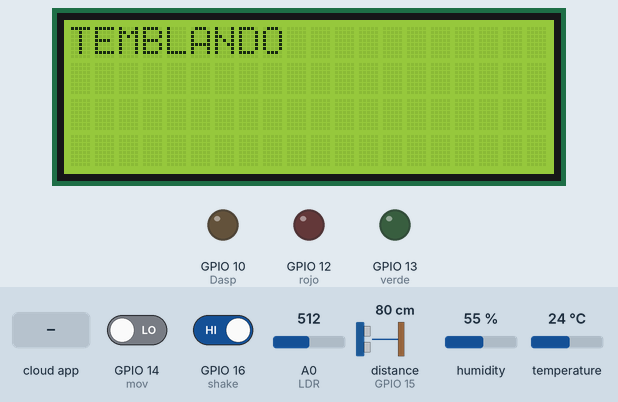
Bench run of a sketch on a simulated ESP8266 (NodeMCU). Parts: 20×4 character LCD, output pins drawn as LEDs (lit = HIGH). Inputs (shaded band) come from the test bench; at power-on: GPIO 16 (shake) HIGH, A0 (LDR) = 512, GPIO 14 (mov) LOW, distance to the obstacle (sensor on GPIO 15) 80 cm, humidity 55 %, temperature 24 °C. The echo pulse lasts 58.3 µs per cm; WiFi joins after 1.5 s; servers stay silent unless stated; the Firebase database answers and starts empty; pins used as bus, display or sensor lines are not drawn; what the sketch prints to the serial monitor is not drawn.

Above: at 3.1 s.
3.2 s: GPIO 16 (shake) driven LOW
At 8.3 s:
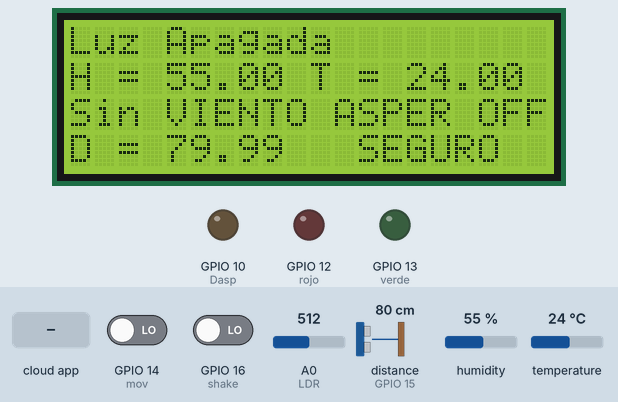
12.4 s: A0 (LDR) set to 143
16.7 s: A0 (LDR) set to 123
At 21.2 s:
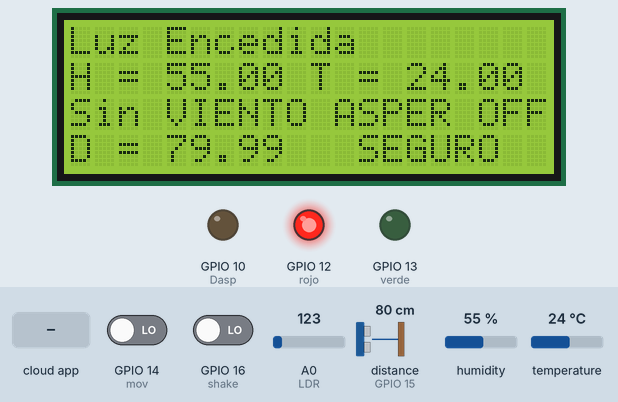
25.9 s: the phone or cloud app sets Aspersor to 1
At 30.2 s:
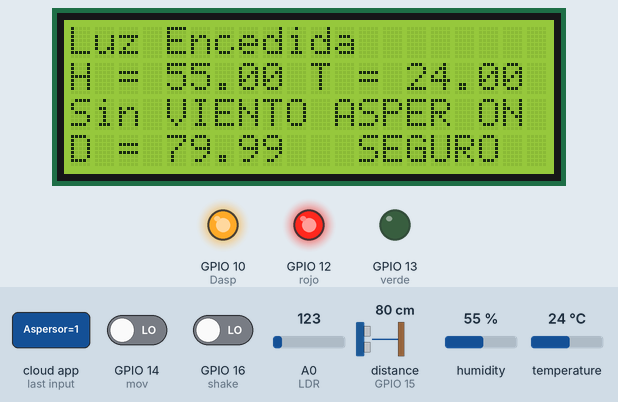
35.1 s: GPIO 14 (mov) driven HIGH
At 39.2 s:
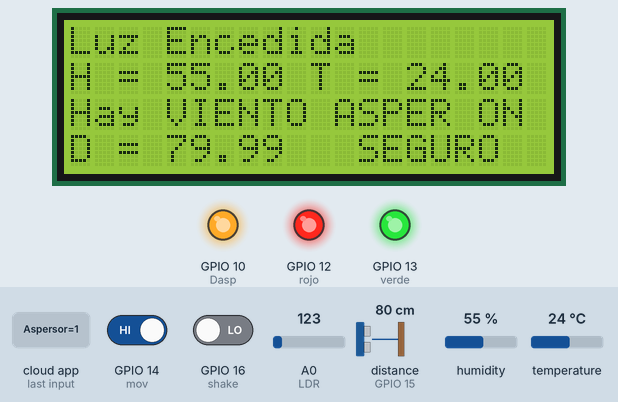
44.0 s: the phone or cloud app sets Aspersor to 0
At 48.3 s:
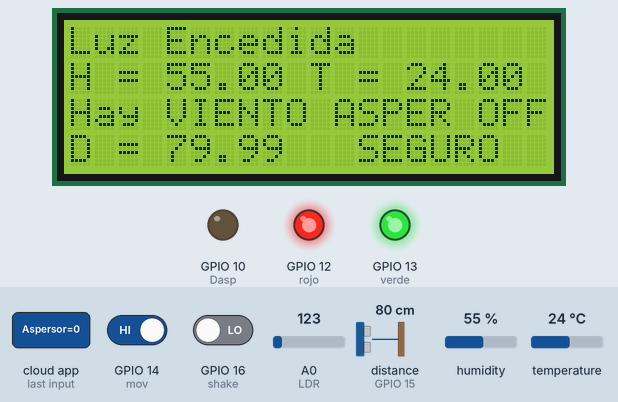
Timing chart, 0 to 49.8 s (numbered marks = the images above; inputs shaded):
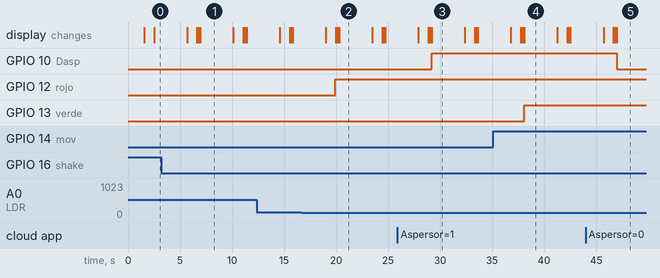

The sketch:

LCD.ino
```cpp
#include <Wire.h>
#include <LiquidCrystal_I2C.h>
#include <ESP8266WiFi.h>
#include "DHT.h"
#include <FirebaseArduino.h>
#define DHTTYPE DHT11 //DHT
#define dht_dpin 2 //Pin D4
#define FIREBASE_HOST "ejemplo-4ae78.firebaseio.com"
#define FIREBASE_AUTH "eblXoMob373cSKRjBQ5Sb4afqqVXjvThxeMfOAS3"
#define WIFI_SSID "Tec-IoT"
#define WIFI_PASSWORD "spotless.magnetic.bridge"
DHT dht(dht_dpin, DHTTYPE);
int seguro=0;
int trigger=0;
int echo=15;
int shake=16;
int fr=0;
int mov=14;
int rojo=12;
int verde=13;
int viento=0;
int rojoon=0;
int asp=25;
int Dasp=10;

LiquidCrystal_I2C lcd(0x3F,20,4);//Creamos el LCD en direccion 0x3F con 20 columnas x 4 Filas

void setup() {
  //LCD
  Serial.begin(9600);
    //FireBase
  WiFi.begin(WIFI_SSID, WIFI_PASSWORD);
  Serial.print("connecting");
  while (WiFi.status() != WL_CONNECTED) {
    Serial.print(".");
    delay(10);
  }
  Serial.println();
  Serial.print("connected: ");
  Serial.println(WiFi.localIP());
  pinMode(trigger,OUTPUT);
  pinMode(echo,INPUT);
  Firebase.begin(FIREBASE_HOST, FIREBASE_AUTH);
  lcd.begin();
  lcd.backlight();
  //lcd.clear();
  lcd.home();
  //Boton
  pinMode(shake, INPUT);
  pinMode(rojo, OUTPUT);
  pinMode(verde, OUTPUT);
  pinMode(Dasp, OUTPUT);
  //DHT
  dht.begin();
  //Mov
  pinMode(mov,INPUT);//Sensor como entrada

}

void loop() {
      asp=Firebase.getInt("Aspersor");
     long tiempo=0;
     float distancia=0;
    lcd.clear();
    float h = dht.readHumidity();
    float t = dht.readTemperature();
    Firebase.setFloat("Humedad", h);
    Serial.println(h);
    Serial.println(t);
    Firebase.setFloat("Temperatura", t);
    Firebase.setInt("Viento",viento);
    Firebase.setInt("RojoOn",rojoon);

    Serial.println(asp);
    //Led
    if(digitalRead(shake)==0){
      asp=Firebase.getInt("Aspersor");
      int luz = analogRead(A0); //LDR en int Luz
      luz = map(luz,650,10,100,0);
      Firebase.setInt("Luz", luz);
      if(luz>20){
        rojoon=0;
        digitalWrite(rojo,LOW);
        lcd.setCursor(0,0);
        lcd.print("Luz Apagada");

      }else{
        rojoon=1;
        digitalWrite(rojo,HIGH);
        lcd.setCursor(0,0);
        lcd.print("Luz Encedida");
        }
     //TemH
     lcd.setCursor(0,1);
     lcd.print("H = ");
     lcd.setCursor(4,1);
     lcd.print(h);
     lcd.setCursor(10,1);
     lcd.print("T = ");
     lcd.setCursor(14,1);
     lcd.print(t);
     //
    digitalWrite(trigger,HIGH);
    delayMicroseconds(20);
    digitalWrite(trigger,LOW);
    tiempo=(pulseIn(echo,HIGH)/2);//Se divide entre 2 por tiempo entrada salida
    distancia=(tiempo*0.0343);
     lcd.setCursor(0,3);
     lcd.print("D = ");
     lcd.setCursor(4,3);
     lcd.print(distancia);
     Firebase.setFloat("Distancia",distancia);
     if(distancia>50){
      lcd.setCursor(12,3);
      lcd.print("SEGURO");
      seguro=0;
      Firebase.setInt("Intruso",seguro);
      }
      else{lcd.setCursor(12,3);
      lcd.print("INTRUSO");
      seguro=1;
      Firebase.setInt("Intruso",seguro);
      }

     //Mov
       long state = digitalRead(mov);
      if(state == HIGH){
      digitalWrite(verde, HIGH);
      viento=1;
      lcd.setCursor(0,2);
      lcd.print("Hay VIENTO");
      }
      else{
        lcd.setCursor(0,2);
        viento=0;
        digitalWrite(verde,LOW);
        lcd.print("Sin VIENTO");
        }
        if(asp==0){
      digitalWrite(Dasp, LOW);
      lcd.setCursor(11,2);
      lcd.print("ASPER OFF");
      }
      else{
        digitalWrite(Dasp, HIGH);
      lcd.setCursor(11,2);
      lcd.print("ASPER ON");
      }
      }
  else{
    asp=Firebase.getInt("Aspersor");
    Serial.println("APAGADO");
    lcd.print("TEMBLANDO");
    digitalWrite(rojo,LOW);
    }
    delay(3000);


}
```

Measured:
- the behaviour switches between 135 and 134 on A0 (LDR) (found by bisection; images 1 and 2)
- after the input at 16.7 s, GPIO 12 (rojo): LOW → HIGH after 3.2 s; the display: first differs from a run without the input after 3.3 s (image 2 shows a later state)
- after the input at 25.9 s, GPIO 10 (Dasp): LOW → HIGH after 3.3 s; the display: first differs from a run without the input after 3.3 s (image 3)
- after the input at 35.1 s, GPIO 13 (verde): LOW → HIGH after 3.0 s; the display: first differs from a run without the input after 3.0 s (image 4)
- after the input at 44.0 s, GPIO 10 (Dasp): HIGH → LOW after 3.0 s; the display: first differs from a run without the input after 3.0 s (image 5)
- what the display in image 1 shows lasts 3.1 s, from 7.0 s to 10.1 s
